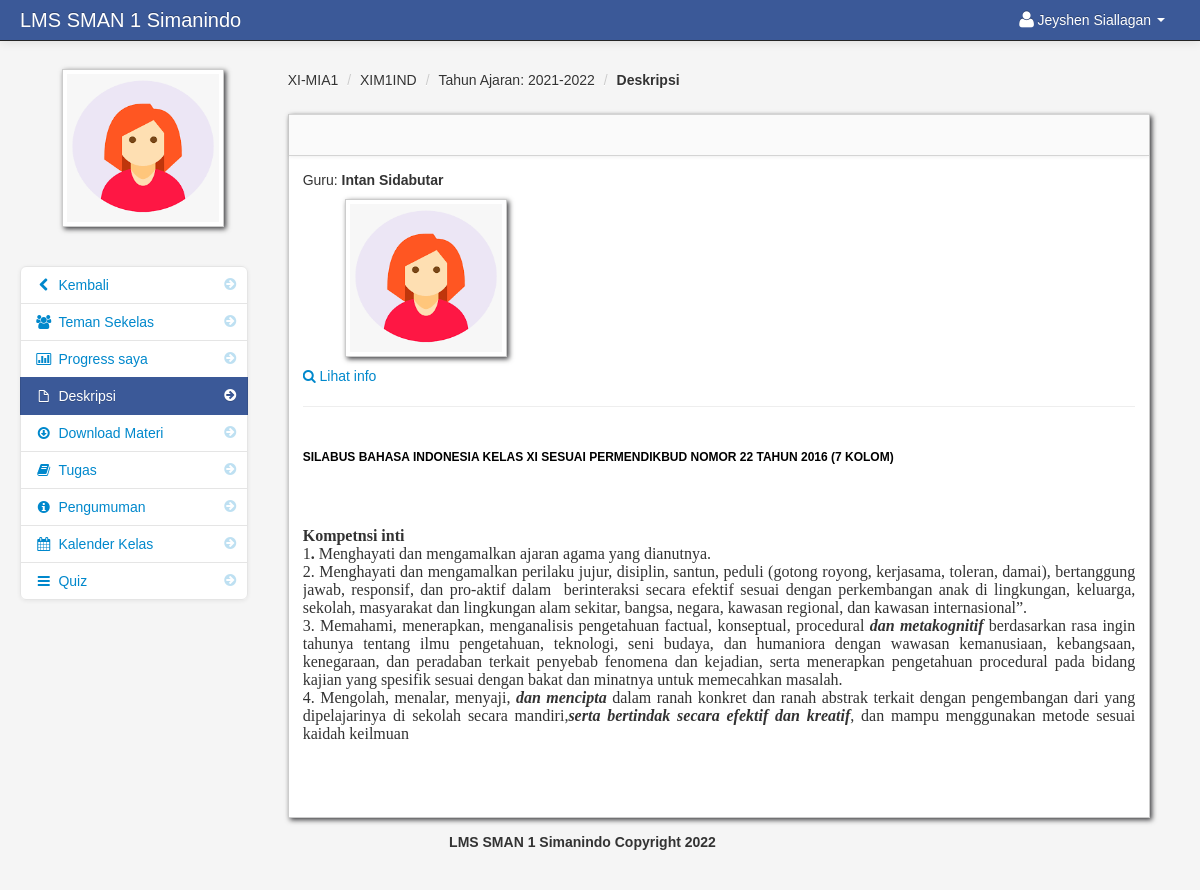
Screenshot of /subject_overview_student.php?id=2 (signed in) with the database file from the repository.
### tables this page shows
CREATE TABLE `student` (
  `student_id` int(11) NOT NULL,
  `firstname` varchar(100) NOT NULL,
  `lastname` varchar(100) NOT NULL,
  `class_id` int(11) NOT NULL,
  `username` varchar(100) NOT NULL,
  `password` varchar(100) NOT NULL,
  `location` varchar(100) NOT NULL,
  `status` varchar(100) NOT NULL
);

CREATE TABLE `teacher_class` (
  `teacher_class_id` int(11) NOT NULL,
  `teacher_id` int(11) NOT NULL,
  `class_id` int(11) NOT NULL,
  `subject_id` int(11) NOT NULL,
  `thumbnails` varchar(100) NOT NULL,
  `school_year` varchar(100) NOT NULL
);

CREATE TABLE `class` (
  `class_id` int(11) NOT NULL,
  `class_name` varchar(100) NOT NULL
);

CREATE TABLE `subject` (
  `subject_id` int(11) NOT NULL,
  `subject_code` varchar(100) NOT NULL,
  `subject_title` varchar(100) NOT NULL,
  `category` varchar(100) NOT NULL,
  `description` longtext NOT NULL,
  `unit` int(11) NOT NULL,
  `Pre_req` varchar(100) NOT NULL,
  `semester` varchar(100) NOT NULL
);

CREATE TABLE `teacher` (
  `teacher_id` int(11) NOT NULL,
  `username` varchar(100) NOT NULL,
  `password` varchar(200) NOT NULL,
  `firstname` varchar(100) NOT NULL,
  `lastname` varchar(100) NOT NULL,
  `department_id` int(11) NOT NULL,
  `location` varchar(200) NOT NULL,
  `about` varchar(500) NOT NULL,
  `teacher_status` varchar(20) NOT NULL,
  `teacher_stat` varchar(100) NOT NULL
);

CREATE TABLE `class_subject_overview` (
  `class_subject_overview_id` int(11) NOT NULL,
  `teacher_class_id` int(11) NOT NULL,
  `content` varchar(10000) NOT NULL
);

### session.php (called while the page is built, shortened)
<?php
$session_id=$_SESSION['id'];
?>

### subject_overview_student.php (the view, shortened to what this page needs)
<?php include('header_dashboard.php'); ?>
<?php include('session.php'); ?>
<?php $get_id = $_GET['id']; ?>
    <body>
		<?php include('navbar_student.php'); ?>
        <div class="container-fluid">
            <div class="row-fluid">
				<?php include('subject_overview_link_student.php'); ?>
                <div class="span9" id="content">
                     <div class="row-fluid">
										<?php $class_query = mysqli_query($conn,"select * from teacher_class
										LEFT JOIN class ON class.class_id = teacher_class.class_id
										LEFT JOIN subject ON subject.subject_id = teacher_class.subject_id
										where teacher_class_id = '$get_id'")or die(mysqli_error());
										$class_row = mysqli_fetch_array($class_query);
										?>
					     <ul class="breadcrumb">
							<li><a href="#"><?php echo $class_row['class_name']; ?></a> <span class="divider">/</span></li>
							<li><a href="#"><?php echo $class_row['subject_code']; ?></a> <span class="divider">/</span></li>
							<li><a href="#">Tahun Ajaran: <?php echo $class_row['school_year']; ?></a> <span class="divider">/</span></li>
							<li><a href="#"><b>Deskripsi</b></a></li>
						</ul>
                        <div id="block_bg" class="block">
                            <div class="navbar navbar-inner block-header">
                            </div>
                            <div class="block-content collapse in">
                                <div class="span12">
  											<?php $query = mysqli_query($conn,"select * from teacher_class
										LEFT JOIN class ON class.class_id = teacher_class.class_id
										LEFT JOIN subject ON subject.subject_id = teacher_class.subject_id
										LEFT JOIN teacher ON teacher.teacher_id = teacher_class.teacher_id
										where teacher_class_id = '$get_id'")or die(mysqli_error());
										$row = mysqli_fetch_array($query);
										?>
										Guru: <strong><?php echo $row['firstname']; ?> <?php echo $row['lastname']; ?></strong>
															<br>
															<img id="avatar" class="img-polaroid" src="admin/<?php echo $row['location']; ?>" width>
															<p><a href=""><i class="icon-search"></i> Lihat info</a></p>
															<hr>
										<?php $query = mysqli_query($conn,"select * from teacher_class
											LEFT JOIN class_subject_overview ON class_subject_overview.teacher_class_id = teacher_class.teacher_class_id
											where class_subject_overview.teacher_class_id = '$get_id'")or die(mysqli_error());
											$row_subject = mysqli_fetch_array($query); ?>
										<?php echo $row_subject['content']; ?>
                                </div>
                            </div>
                        </div>
                    </div>
                </div>
            </div>
		<?php include('footer.php'); ?>
        </div>
		<?php include('script.php'); ?>
    </body>
</html>

### navbar_student.php (shortened to what this page needs)
<div class="navbar navbar-fixed-top navbar-inverse">
        <div class="navbar-inner">
            <div class="container-fluid">
                <a class="brand" href="#">LMS SMAN 1 Simanindo</a>
					<div class="nav-collapse collapse">
						<ul class="nav pull-right">
							<?php $query= mysqli_query($conn,"select * from student where student_id = '$session_id'")or die(mysqli_error());
								$row = mysqli_fetch_array($query);
						?>
							<li class="dropdown">
								<a href="#" role="button" class="dropdown-toggle" data-toggle="dropdown"> <i class="icon-user icon-large"></i><?php echo $row['firstname']." ".$row['lastname'];  ?> <i class="caret"></i></a>
							</li>
						</ul>
					</div>
            </div>
        </div>
</div>

### subject_overview_link_student.php (shortened to what this page needs)
<div class="span3" id="sidebar">
	<img id="avatar" src="admin/<?php echo $row['location']; ?>" class="img-polaroid">
		<ul class="nav nav-list bs-docs-sidenav nav-collapse collapse">
				<li class=""><a href="dashboard_student.php"><i class="icon-chevron-right"></i><i class="icon-chevron-left"></i>&nbsp;Kembali</a></li>
				<li class=""><a href="my_classmates.php<?php echo '?id='.$get_id; ?>"><i class="icon-chevron-right"></i><i class="icon-group"></i>&nbsp;Teman Sekelas</a></li>
				<li class=""><a href="progress.php<?php echo '?id='.$get_id; ?>"><i class="icon-chevron-right"></i><i class="icon-bar-chart"></i>&nbsp;Progress saya</a></li>
				<li class="active"><a href="subject_overview_student.php<?php echo '?id='.$get_id; ?>"><i class="icon-chevron-right"></i><i class="icon-file"></i>&nbsp;Deskripsi</a></li>
				<li class=""><a href="downloadable_student.php<?php echo '?id='.$get_id; ?>"><i class="icon-chevron-right"></i><i class="icon-download"></i>&nbsp;Download Materi</a></li>
				<li class=""><a href="assignment_student.php<?php echo '?id='.$get_id; ?>"><i class="icon-chevron-right"></i><i class="icon-book"></i>&nbsp;Tugas</a></li>
				<li class=""><a href="announcements_student.php<?php echo '?id='.$get_id; ?>"><i class="icon-chevron-right"></i><i class="icon-info-sign"></i>&nbsp;Pengumuman</a></li>
				<li class=""><a href="class_calendar_student.php<?php echo '?id='.$get_id; ?>"><i class="icon-chevron-right"></i><i class="icon-calendar"></i>&nbsp;Kalender Kelas</a></li>
				<li class=""><a href="student_quiz_list.php<?php echo '?id='.$get_id; ?>"><i class="icon-chevron-right"></i><i class="icon-reorder"></i>&nbsp;Quiz</a></li>
		</ul>
</div>

### admin/assets/styles.css (style rules this page uses)
body { padding-top: 60px; padding-bottom: 40px; background-color: #f5f5f5; }
#content { margin-left:0px; }
.breadcrumb { margin: 0 0 0px; padding: 10px 0px; background-color: transparent; }
.block { background: url("../images/pixel-60fff.png") repeat scroll 0 0 rgba(0, 0, 0, 0) !important; border: 1px solid #ccc; background: white; margin: 1em 0em; border-top: none; -webkit-box-shadow: 2px 2px 5px rgba(0, 0, 6, 0.75); -moz-box-shadow: 2px 2px 5px rgba(0, 0, 6, 0.75); box-shadow: 2px 2px 5px rgba(0, 0, 6, 0.75); }
.block-content { margin: 1em; min-height: .25em; }
.block-header { margin-bottom: 0px; border-right: none; border-left: none; -webkit-border-radius: 0px; -moz-border-radius: 0px; border-radius: 0px; }
.bs-docs-sidenav { max-width: 228px; margin: 30px 0 0; padding: 0; background-color: #fff; -webkit-border-radius: 6px; -moz-border-radius: 6px; border-radius: 6px; -webkit-box-shadow: 0 1px 4px rgba(0,0,0,.065); -moz-box-shadow: 0 1px 4px rgba(0,0,0,.065); box-shadow: 0 1px 4px rgba(0,0,0,.065); }
.bs-docs-sidenav > li > a { display: block; width: 190px \9; margin: 0 0 -1px; padding: 8px 14px; border: 1px solid #e5e5e5; }
.bs-docs-sidenav > li:first-child > a { -webkit-border-radius: 6px 6px 0 0; -moz-border-radius: 6px 6px 0 0; border-radius: 6px 6px 0 0; }
.bs-docs-sidenav > li:last-child > a { -webkit-border-radius: 0 0 6px 6px; -moz-border-radius: 0 0 6px 6px; border-radius: 0 0 6px 6px; }
.bs-docs-sidenav > .active > a { position: relative; z-index: 2; padding: 9px 15px; border: 0; text-shadow: 0 1px 0 rgba(0,0,0,.15); -webkit-box-shadow: inset 1px 0 0 rgba(0,0,0,.1), inset -1px 0 0 rgba(0,0,0,.1); -moz-box-shadow: inset 1px 0 0 rgba(0,0,0,.1), inset -1px 0 0 rgba(0,0,0,.1); box-shadow: inset 1px 0 0 rgba(0,0,0,.1), inset -1px 0 0 rgba(0,0,0,.1); }
.bs-docs-sidenav .icon-chevron-right { float: right; margin-top: 2px; margin-right: -6px; opacity: .25; }
.bs-docs-sidenav .active .icon-chevron-right, .bs-docs-sidenav .active a:hover .icon-chevron-right { opacity: 1; }

### rows the page displays
student: firstname "Jeyshen", lastname "Siallagan", location (picture)
teacher_class: class.class_name "XI-MIA1", subject.subject_code "XIM1IND", school_year "2021-2022", teacher.firstname "Intan", teacher.lastname "Sidabutar", teacher.location (picture)
class_subject_overview: content "SILABUS BAHASA INDONESIA KELAS XI SESUAI PERMENDIKBUD NOMOR 22 TAHUN 2016 (7 KOLOM) Kompetnsi inti 1 . Menghayati dan mengamalkan ajaran agama yang dianutnya. 2. Menghayati dan mengamalkan perilaku jujur, disiplin, santun, peduli (gotong royong, kerjasama, toleran, damai), bertanggung jawab, responsif, dan pro-aktif dalam berinteraksi secara efektif sesuai dengan perkembangan anak di lingkungan, keluarga, sekolah, masyarakat dan lingkungan alam sekitar, bangsa, negara, kawasan regional, dan kawasan internasional”. 3. Memahami, menerapkan, menganalisis pengetahuan factual, konseptual, procedural dan metakognitif berdasarkan rasa ingin tahunya tentang ilmu pengetahuan, teknologi, seni budaya,…"
